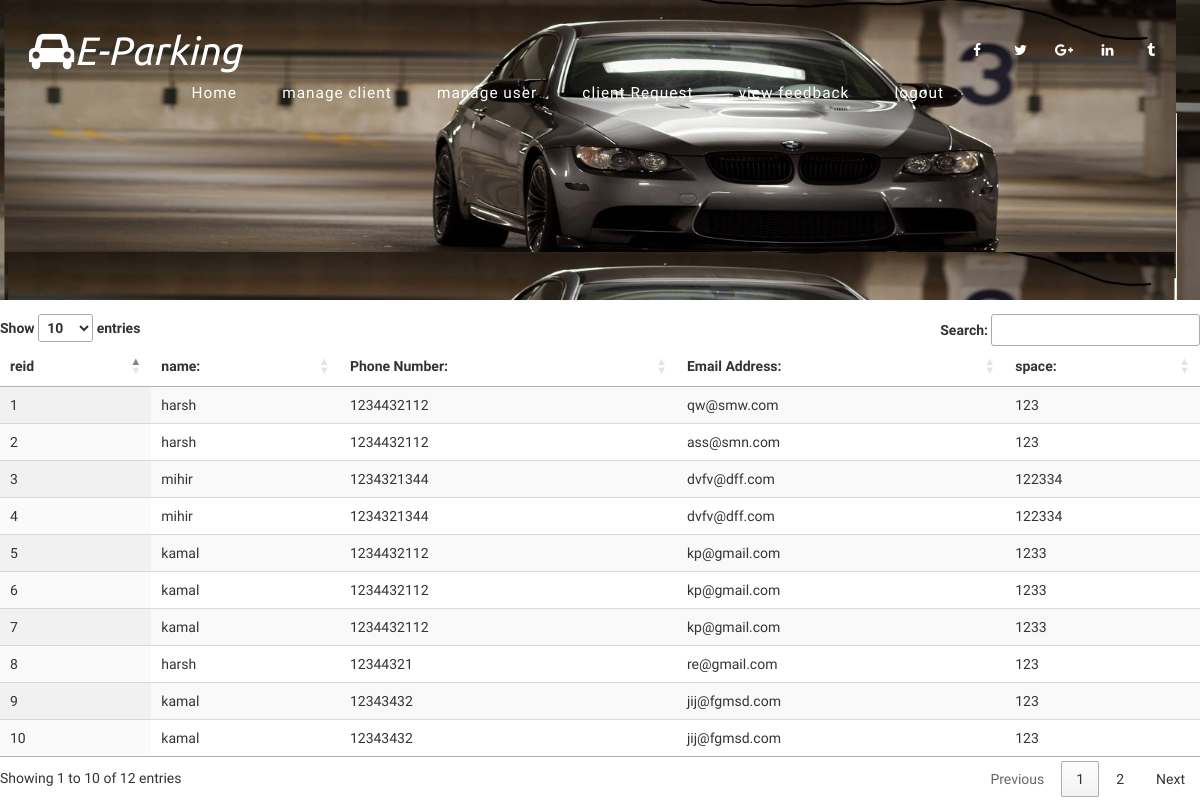
The app's page /adminpanel/rentdrivewayd.php with its own data.
### tables this page shows
CREATE TABLE `rentspace` (
  `reid` int(11) NOT NULL,
  `rname` varchar(100) NOT NULL,
  `password` varchar(100) NOT NULL,
  `phone` varchar(15) NOT NULL,
  `email` varchar(100) NOT NULL,
  `space` varchar(100) NOT NULL
);

### adminpanel/rentdrivewayd.php (the view, shortened to what this page needs)
<?php
include('conn.php');
?>
<!DOCTYPE html>
<html lang="en">
<head>
<link rel="stylesheet" href="css/bootstrap.css">
<link rel="stylesheet" href="css/style.css" type="text/css" media="all" />
<link rel="stylesheet" href="css/font-awesome.css">
<link rel="stylesheet" href="http://cdn.datatables.net/1.10.16/css/jquery.dataTables.min.css">
</head>
<body>
<div class="main-agile banner-2">
	<div class="header-w3layouts">
	<nav class="navbar navbar-default">
		<div class="logo-agile-1">
			<h1><a class="logo" href="index.html"><i class="fa fa-car" aria-hidden="true"></i>E-Parking</a></h1>
		</div>
		<div class="collapse navbar-collapse navbar-ex1-collapse">
			<ul class="nav navbar-nav navbar-right">
					<li class=""><a href="index1.php">Home</a></li>
					<li class=""><a href="manageclient.php">manage client</a></li>
					<li><a class="" href="manageuser.php">manage user</a></li>
					<li><a class="active" href="rentdrivewayd.php">client Request</a></li>
					<li><a class="" href="viewfeedback.php">view feedback</a></li>
					<li><a class="" href="logout.php">logout</a></li>
			</ul>
			<div class="w3ls-social-icons-2">
				<a class="facebook" href="#"><i class="fa fa-facebook"></i></a>
				<a class="twitter" href="#"><i class="fa fa-twitter"></i></a>
				<a class="pinterest" href="#"><i class="fa fa-google-plus"></i></a>
				<a class="linkedin" href="#"><i class="fa fa-linkedin"></i></a>
				<a class="tumblr" href="#"><i class="fa fa-tumblr"></i></a>
			</div>
		</div>
	</nav>
</div>
</div>
<div class="bs-docs-example">
				<table id="table_id" class="display" class="table table-striped">
					<thead>
						<tr>
							<th>reid</th>
							<th>name:</th>
							<th>Phone Number:</th>
							<th>Email Address:</th>
							<th>space:</th>
						</tr>
					</thead>
					<tbody>
						<?php
							$sel="select * from rentspace";
							$exe=$conn->query($sel);
							while($fetch=$exe->fetch_object())
							{
						?>
						<tr>
							<td><?php echo $fetch->reid; ?></td>
							<td><?php echo $fetch->rname; ?></td>
							<td><?php echo $fetch->phone; ?></td>
							<td><?php echo $fetch->email; ?></td>
							<td><?php echo $fetch->space; ?></td>
						</tr>
						<?php
						}
						?>
                 </tbody>
				</table>
			</div>
</body>
</html>

### adminpanel/css/style.css (style rules this page uses)
body { padding:0; margin:0; background:#fff; position:relative; font-family: 'Coda', cursive; overflow-x: hidden; }
body a { transition:0.5s all; -webkit-transition:0.5s all; -moz-transition:0.5s all; -o-transition:0.5s all; -ms-transition:0.5s all; }
h1,h2,h3,h4,h5,h6 { margin:0; font-family: 'Ubuntu', sans-serif; }
ul { margin:0; padding:0; }
.logo-agile-1 { float: left; }
h1 a.logo { font-size: 1.1em; color: #fff !important; font-weight: 400; font-style: italic; text-align: left; display: inherit; }
.navbar-default .navbar-nav > li > a { color: #fff; font-size: 1.1em; font-weight: 400; letter-spacing: 1px; }
.nav > li > a { position: relative; display: block; padding: 10px 17px!important; }
.navbar-nav > li { margin: 0 .5em !important; }
.navbar-default { background-color: transparent !important; border-color: transparent !important; }
.navbar-right { float: left !important; margin: 0 0 0 21em; }
.header-w3layouts { position: absolute; top: 0; z-index: 99; text-align: center; left: 0; width: 100%; padding: 2em; }
.main-agile { background: url(../images/1.jpg) no-repeat 0px 0px; background-size: cover; -webkit-background-size: cover; -moz-background-size: cover; -o-background-size: cover; -moz-background-size: cover; min-height:794px; }
.w3ls-social-icons-2 { text-align: right; }
.w3ls-social-icons-2 i { font-size: 1em; color: #fff; width: 40px; height: 40px; text-align: center; line-height: 3; margin: 0; border-radius: 50%; -webkit-border-radius: 50%; -moz-border-radius: 50%; transition: 0.5s all; -webkit-transition: 0.5s all; -o-transition: 0.5s all; -ms-transition: 0.5s all; -moz-transition: 0.5s all; border: none; }
.main-agile.banner-2 { background: url(../images/99.jpg) no-repeat 0px 0px; background-size: cover; -webkit-background-size: cover; -moz-background-size: cover; -o-background-size: cover; -moz-background-size: cover; min-height:300px; }
.bs-docs-example { margin: 1em 0; }
@media (max-width: 1440px) { .navbar-right { margin: 0 0 0 16em; } }
@media (max-width: 1366px) { .navbar-right { margin: 0 0 0 14em; } }
@media (max-width: 1280px) { .collapse.navbar-collapse.navbar-ex1-collapse { padding: 0; } }
@media (max-width: 1280px) { .navbar-nav > li { margin: 0 .4em !important; } }
@media (max-width: 1280px) { .navbar-right { margin: 0 0 0 10em; } }

### records on screen
rentspace: reid "1", rname "harsh", phone "1234432112", email "qw@smw.com", space "123"
rentspace: reid "2", rname "harsh", phone "1234432112", email "ass@smn.com", space "123"
rentspace: reid "3", rname "mihir", phone "1234321344", email "dvfv@dff.com", space "122334"
rentspace: reid "4", rname "mihir", phone "1234321344", email "dvfv@dff.com", space "122334"
rentspace: reid "5", rname "kamal", phone "1234432112", email "kp@gmail.com", space "1233"
rentspace: reid "6", rname "kamal", phone "1234432112", email "kp@gmail.com", space "1233"
rentspace: reid "7", rname "kamal", phone "1234432112", email "kp@gmail.com", space "1233"
rentspace: reid "8", rname "harsh", phone "12344321", email "re@gmail.com", space "123"
rentspace: reid "9", rname "kamal", phone "12343432", email "jij@fgmsd.com", space "123"
rentspace: reid "10", rname "kamal", phone "12343432", email "jij@fgmsd.com", space "123"
